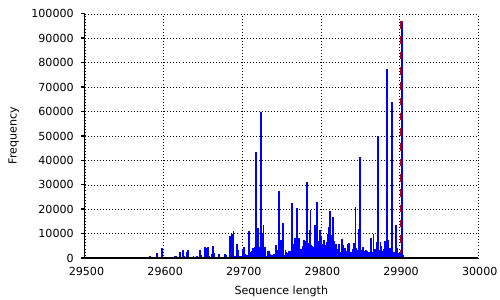

Source code (Python):
import matplotlib.pyplot as plt
import matplotlib.ticker as ticker

def read_fasta(file_path):
    with open(file_path, 'r') as file:
        sequence_lengths = []
        current_seq = ''
        for line in file:
            if line.startswith('>'):
                if current_seq:
                    sequence_lengths.append(len(current_seq))
                    current_seq = ''
            else:
                current_seq += line.strip()
        if current_seq:
            sequence_lengths.append(len(current_seq))
    return sequence_lengths

def plot_histogram(sequence_lengths, output_file, min_length=None, max_length=None):
    plt.figure(figsize=(10, 6))
    plt.hist(sequence_lengths, bins=10000, color='blue', edgecolor='black')

    # Customizing the plot to resemble the gnuplot style
    plt.xlabel('Sequence Length', fontsize='xx-large')
    plt.ylabel('Frequency', fontsize='xx-large')

    # Set grid and border styles
    plt.grid(True, which='major', linestyle='-', linewidth='0.5', color='grey')
    plt.minorticks_on()
    plt.grid(True, which='minor', linestyle=':', linewidth='0.5', color='grey')

    # Set range for x-axis and y-axis if provided
    if min_length is not None and max_length is not None:
        plt.xlim(min_length, max_length)

    # Add an arrow annotation if needed
    plt.annotate('', xy=(29903, 0), xytext=(29903, max(sequence_lengths)/3),  
                 arrowprops=dict(facecolor='#CC0000', shrink=0.05, lw=2), fontsize=12)
    # Set the tick size
    plt.tick_params(axis='both', which='major', labelsize='x-large')

    # Save the plot as a PDF
    plt.tight_layout()
    plt.savefig(output_file, format='pdf')

# Replace 'SARS-CoV-2.fa' with the path to your FASTA file
fasta_file = 'SARS-CoV-2.fa'  # Example file path
histogram_file = 'Histogram.pdf'  # Output file

# Read the FASTA file and plot the histogram
sequence_lengths = read_fasta(fasta_file)
plot_histogram(sequence_lengths, histogram_file, min_length=29500, max_length=30000)
